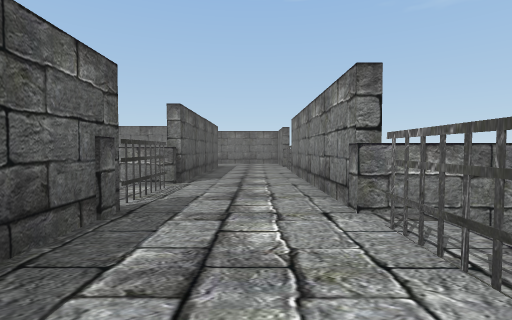
[1] (above)

23 first-person views from a walk through a 3-D level made in the Unity game engine. The camera is 1.4 m above the floor, tilts 2° down and sees 85° across. The floor is counted in squares, 2 m on a side. Each view is taken from the middle of a square. On the plan, view 1 faces up. The plan holds only what a view shows up to about 9 squares ahead; the rest is blank. The place goes on beyond the plan. The player character is not drawn. Some animated figures are not drawn.

[2]
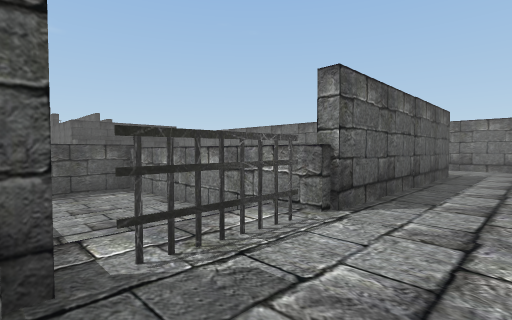

[3]
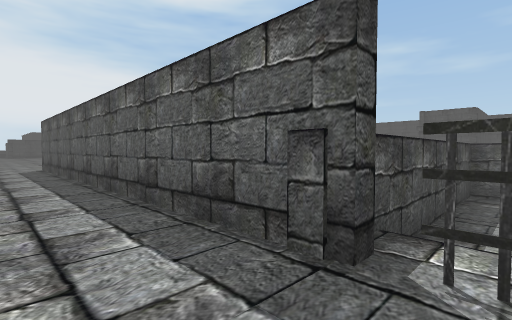

[4]
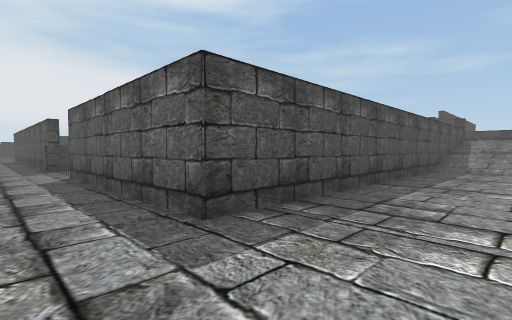

[5]
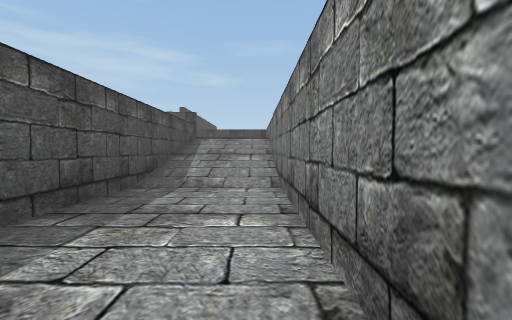

[6]
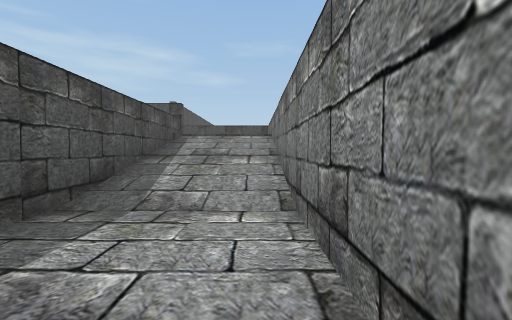

[7]
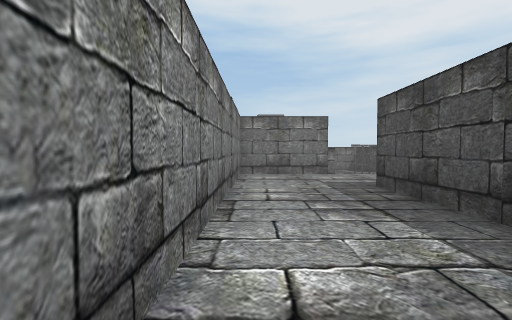

[8]
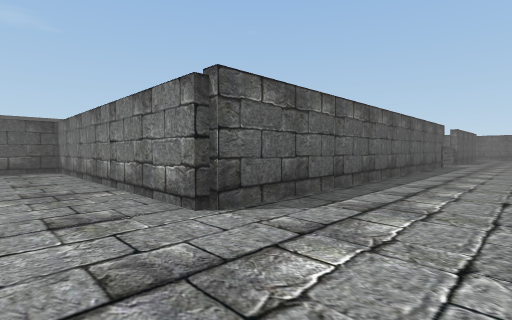

[9]
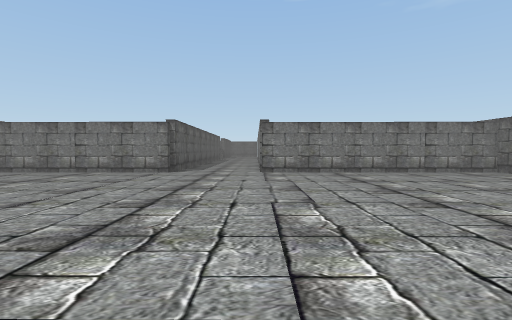

[10]
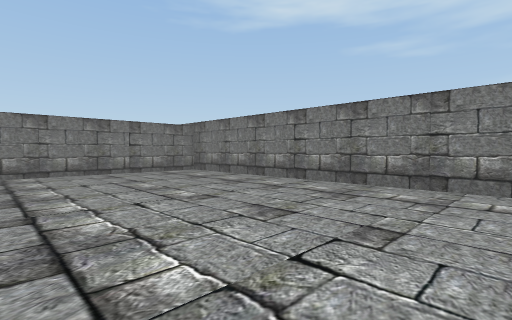

[11]
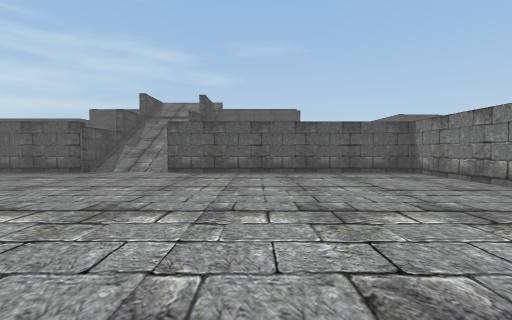

[12]
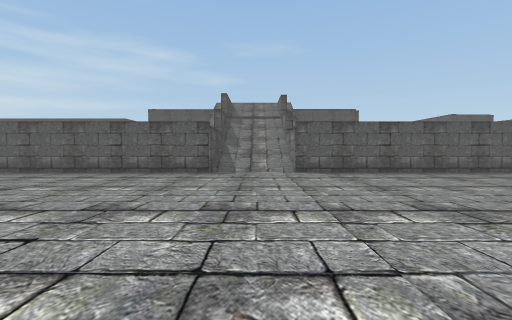

[13]
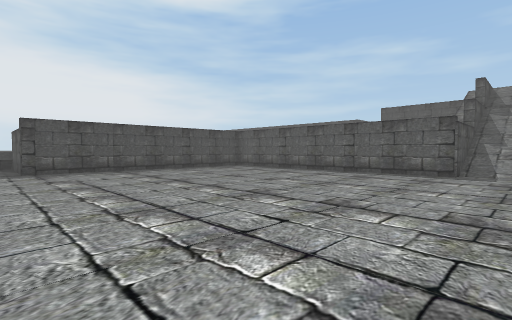

[14]
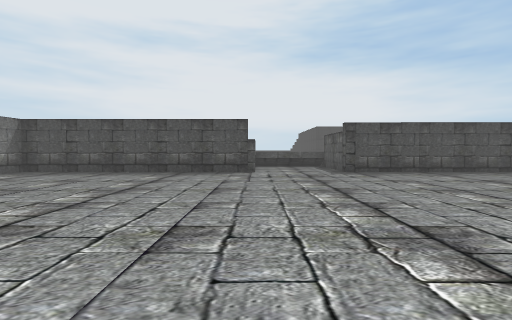

[15]
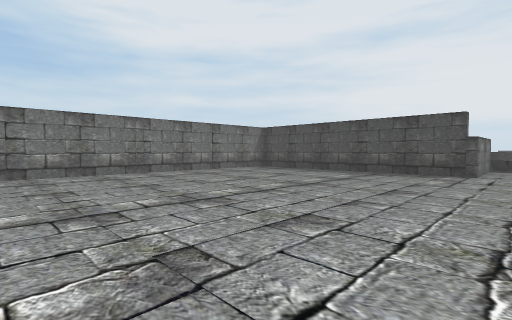

[16]
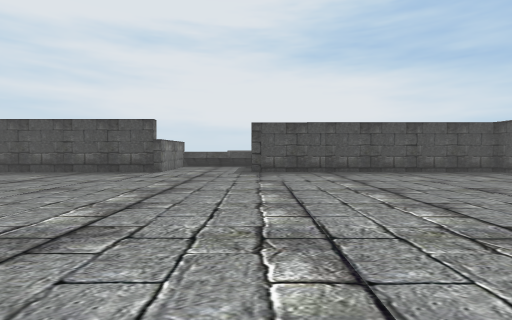

[17]
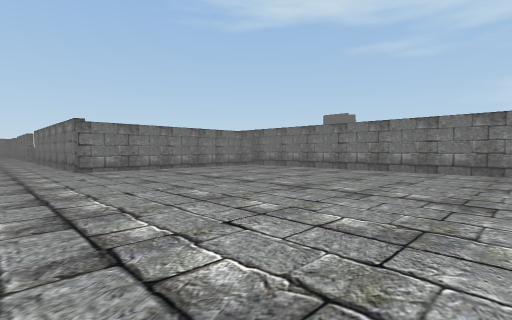

[18]
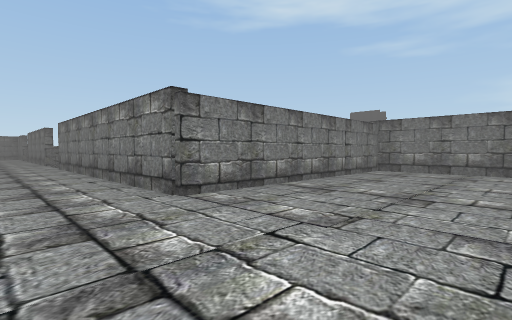

[19]
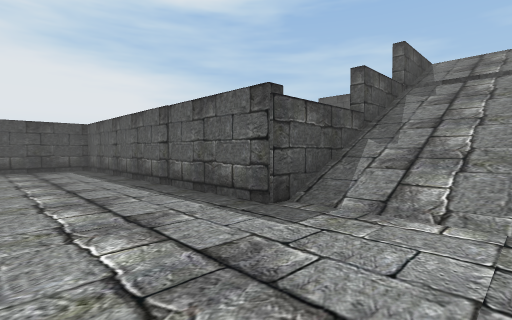

[20]
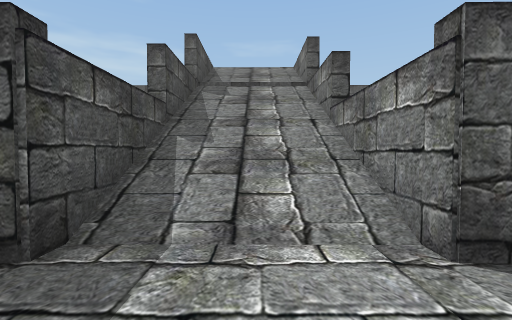

[21]
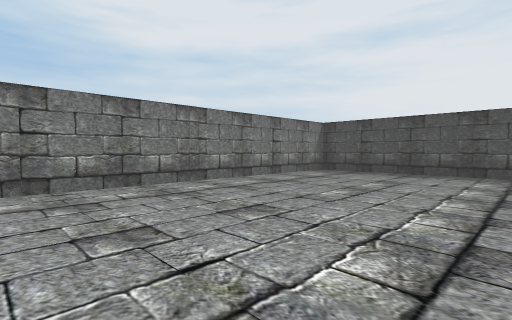

[22]
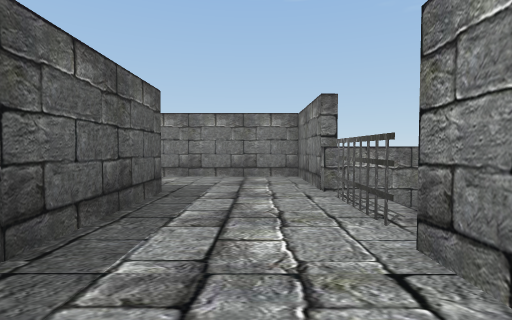

[23]
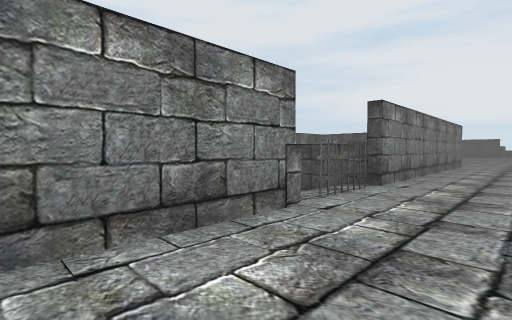

### Floor plan
Key: @ floor where view 1 was taken; # wall or solid block; x gap in a wall; . floor; / step, stairs or slope; = window, fence, low wall or low ledge; ^ raised ledge; v drop or lower ground.
Columns run from 15 left of view 1 to 9 right of it. Each row starts with its distance up from view 1.
 15 ^################
 14 /////...........#
 13 /////...........#
 12 /////...........##
 11  #############...#
 10              #..##
  9              #..#
  8              #..#
  7              #..#
  6         ######..#
  5         #vvvvx..#
  4         #vvvv^..##
  3         ######...#
  2              #...#
  1              #...#
  0              #.@##
 -1              #..#
 -2              #..#
 -3              #..#
 -4              #..#
 -5              #..#
 -6              #..#
 -7              #..#
 -8      #########..#########
 -9      #..................#
-10      #..................#
-11      #..................#
-12      #..................#
-13      #..................#
-14      #..................#
-15    ==#..................#
-16 //////..................#
-17 //////..................#
-18 #=#=##..................#
-19 ###  #..................#
-20      #..................#
-21      #..................#
-22      #..................#
-23      #..................#
-24      #..................#
-25      #..................#
-26      #..................#
-27      #########..#########
-28              #  #

Where each view was taken, in squares from view 1:
view 1: 0 up, 0 right, facing up
view 2: 3 up, 0 right, facing up-left
view 3: 4 up, 0 right, facing down-left
view 4: 14 up, 0 right, facing down-left
view 5: 14 up, 5 left, facing left
view 6: 14 up, 7 left, facing left
view 7: 14 up, 7 left, facing right
view 8: 10 down, 1 right, facing up-left
view 9: 17 down, 1 right, facing up
view 10: 17 down, 3 right, facing up-right
view 11: 13 down, 1 left, facing left
view 12: 17 down, 1 left, facing left
view 13: 17 down, 1 left, facing down-left
view 14: 18 down, 1 right, facing down
view 15: 18 down, 0 right, facing down-right
view 16: 18 down, 2 left, facing down
view 17: 18 down, 1 left, facing up-right
view 18: 12 down, 1 left, facing up-right
view 19: 16 down, 7 left, facing down-left
view 20: 17 down, 8 left, facing left
view 21: 18 down, 3 right, facing down-right
view 22: 7 up, 0 right, facing up
view 23: 6 up, 1 left, facing down-right
